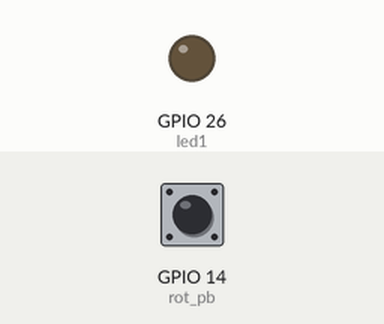
Bench run of a program on a simulated ESP32 board running MicroPython. Shown: output pins drawn as LEDs (lit = HIGH). Dashed ring = blinking. The test bench sets the inputs (shaded band); at power-on: GPIO 14 (rot_pb) HIGH. Deep sleep restarts the program when it ends.

Above: at 1.2 s.
1.3 s: GPIO 14 (rot_pb) pulled LOW for 0.15 s
At 1.65 s:
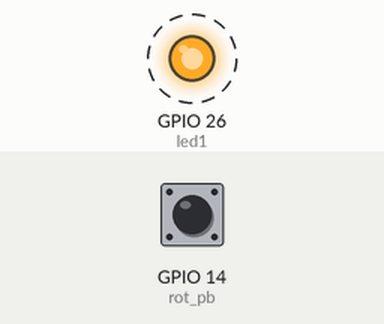
4.3 s: GPIO 14 (rot_pb) pulled LOW for 3.2 s
At 4.65 s:
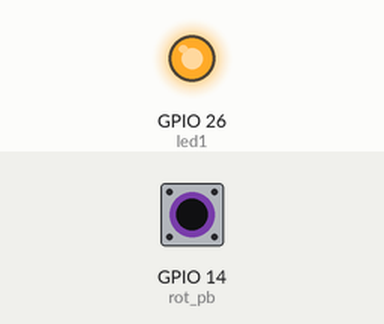
Timing chart, 0 to 9.6 s (numbered marks = the images above; inputs shaded):
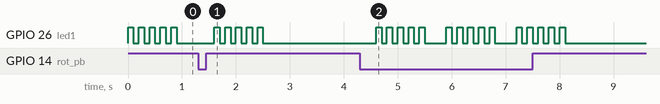

The program:

oevelse2.1.py
```python
from machine import Pin, deepsleep
from time import sleep
import esp32
"""2.1 - Vælg en sensor og anvend den til at vække ESP32 fra deepsleep
og print en besked i shell og toggle en LED 10 gange. (husk at filen skal ligge på ESP32 som main.py)
- brug wake_on_ext0: https://docs.micropython.org/en/latest/library/esp32.html#esp32.wake_on_ext0 """
led1 = Pin(26, Pin.OUT)
rot_pb = Pin(14, Pin.IN, Pin.PULL_UP)

esp32.wake_on_ext0(pin=rot_pb, level=esp32.WAKEUP_ALL_LOW)

for i in range(10):
    led1.value(not led1.value())
    sleep(0.1)

deepsleep()
```

Measured:
- after the input at 1.3 s, GPIO 26 (led1): alternates HIGH for 0.10 s and LOW for 0.10 s, 10 changes in all, then stays LOW, starting after 0.30 s
- after the input at 4.3 s, GPIO 26 (led1): LOW → HIGH after 0.30 s, then repeats every 1.3 s: 4 × (LOW 0.10 s, HIGH 0.10 s), LOW 0.40 s, HIGH 0.10 s, until it stays LOW from 8.1 s
- by itself, GPIO 26 (led1): alternates HIGH for 0.10 s and LOW for 0.10 s, 10 changes in all, then stays LOW
